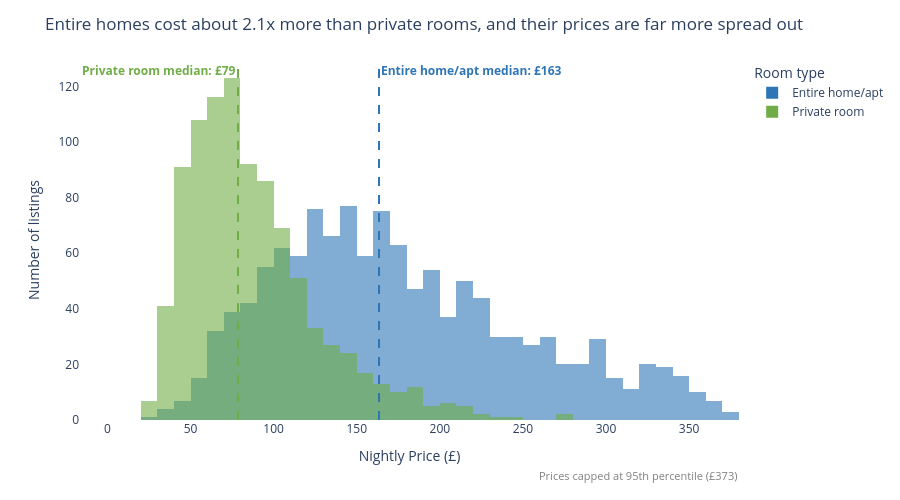

The notebook cell this image was saved under:
### Markdown cell above
## Task 1 — Histogram: price by room type (overlapping distributions)

**What to build:** A histogram showing price distributions for **Entire home/apt vs Private room** (exclude Shared room — too few observations) overlaid on the same chart.

**Requirements:**
- Both room types on the same chart (use `color='room_type'`)
- `barmode='overlay'` with `opacity=0.6` so both distributions are visible
- A vertical line for the median of EACH room type, differently coloured
- Insight title comparing the two distributions

### Code cell
# Task 1
# YOUR CODE HERE

# Task 1
t1 = df_cap[df_cap['room_type'].isin(['Entire home/apt', 'Private room'])]

colors = {'Entire home/apt': '#2E75B6', 'Private room': '#70AD47'}
medians = t1.groupby('room_type')['price'].median()
ratio = medians['Entire home/apt'] / medians['Private room']

fig = px.histogram(
    t1, x='price', color='room_type',
    barmode='overlay', opacity=0.6, nbins=50,
    color_discrete_map=colors,
    labels={'price': 'Nightly Price (£)', 'room_type': 'Room type'},
    height=500
)

# Median line for each room type, in its own colour
positions = {'Entire home/apt': 'top right', 'Private room': 'top left'}
for room, m in medians.items():
    fig.add_vline(x=m, line_dash='dash', line_color=colors[room], line_width=2,
                  annotation_text=f'<b>{room} median: £{m:.0f}</b>',
                  annotation_font_color=colors[room],
                  annotation_position=positions[room])

# Disclose the outlier cap
fig.add_annotation(xref='paper', yref='paper', x=1, y=-0.18, showarrow=False,
                   text=f'Prices capped at 95th percentile (£{p95:.0f})',
                   font=dict(size=11, color='grey'))

fig.update_layout(
    title=f'Entire homes cost about {ratio:.1f}x more than private rooms, and their prices are far more spread out',
    plot_bgcolor='white', paper_bgcolor='white',
    yaxis_title='Number of listings',
    margin=dict(b=80)
)
fig.show()

### Figure 1 — Plotly figure (JSON) as saved in the notebook; plotly's stock layout.template omitted (floating-point values rounded to 4 significant figures; data arrays with more than 128 entries replaced by an {"elided": "..."} marker saying what was removed)
{"data": [{"bingroup": "x", "hovertemplate": "Room type=Entire home/apt<br>Nightly Price (£)=%{x}<br>count=%{y}<extra></extra>", "legendgroup": "Entire home/apt", "marker": {"color": "#2E75B6", "opacity": 0.6, "pattern": {"shape": ""}}, "name": "Entire home/apt", "nbinsx": 50, "orientation": "v", "showlegend": true, "type": "histogram", "x": {"elided": "1251 float values"}, "xaxis": "x", "yaxis": "y"}, {"bingroup": "x", "hovertemplate": "Room type=Private room<br>Nightly Price (£)=%{x}<br>count=%{y}<extra></extra>", "legendgroup": "Private room", "marker": {"color": "#70AD47", "opacity": 0.6, "pattern": {"shape": ""}}, "name": "Private room", "nbinsx": 50, "orientation": "v", "showlegend": true, "type": "histogram", "x": {"elided": "942 float values"}, "xaxis": "x", "yaxis": "y"}], "layout": {"annotations": [{"font": {"color": "#2E75B6"}, "showarrow": false, "text": "<b>Entire home/apt median: £163</b>", "x": 163.4, "xanchor": "left", "xref": "x", "y": 1, "yanchor": "top", "yref": "y domain"}, {"font": {"color": "#70AD47"}, "showarrow": false, "text": "<b>Private room median: £79</b>", "x": 78.57, "xanchor": "right", "xref": "x", "y": 1, "yanchor": "top", "yref": "y domain"}, {"font": {"color": "grey", "size": 11}, "showarrow": false, "text": "Prices capped at 95th percentile (£373)", "x": 1, "xref": "paper", "y": -0.18, "yref": "paper"}], "barmode": "overlay", "height": 500, "legend": {"title": {"text": "Room type"}, "tracegroupgap": 0}, "margin": {"b": 80, "t": 60}, "paper_bgcolor": "white", "plot_bgcolor": "white", "shapes": [{"line": {"color": "#2E75B6", "dash": "dash", "width": 2}, "type": "line", "x0": 163.4, "x1": 163.4, "xref": "x", "y0": 0, "y1": 1, "yref": "y domain"}, {"line": {"color": "#70AD47", "dash": "dash", "width": 2}, "type": "line", "x0": 78.57, "x1": 78.57, "xref": "x", "y0": 0, "y1": 1, "yref": "y domain"}], "title": {"text": "Entire homes cost about 2.1x more than private rooms, and their prices are far more spread out"}, "xaxis": {"anchor": "y", "domain": [0, 1], "title": {"text": "Nightly Price (£)"}}, "yaxis": {"anchor": "x", "domain": [0, 1], "title": {"text": "Number of listings"}}}}
